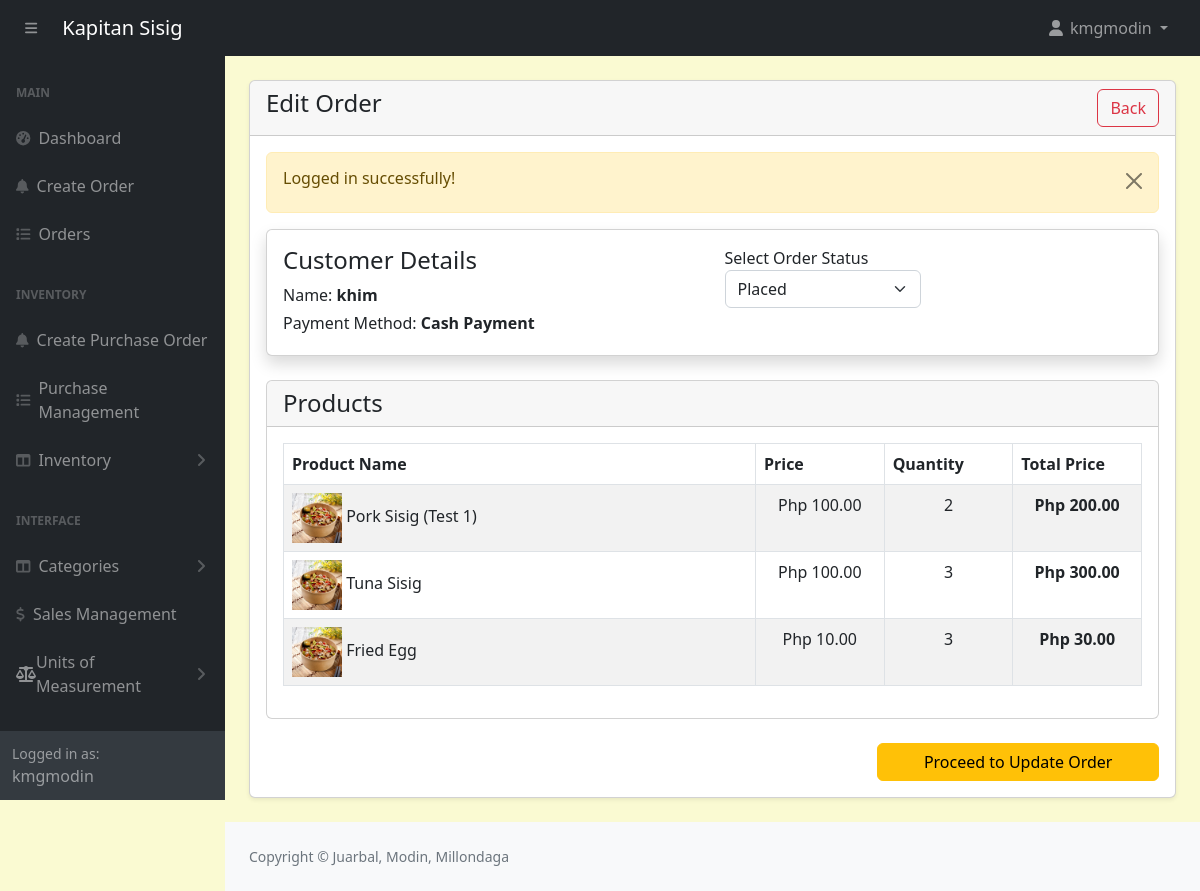
/admin/order-edit.php?track=000011 (signed in), run on the app's committed database.
### tables this page shows
CREATE TABLE `customers` (
  `id` int(11) NOT NULL,
  `name` varchar(566) NOT NULL
);

CREATE TABLE `orders` (
  `id` int(11) NOT NULL,
  `customer_id` int(11) NOT NULL,
  `tracking_no` varchar(100) NOT NULL,
  `invoice_no` varchar(100) NOT NULL,
  `total_amount` varchar(100) NOT NULL,
  `amount_received` decimal(10,2) NOT NULL,
  `change_money` varchar(200) NOT NULL,
  `order_date` datetime DEFAULT NULL,
  `order_status` enum('Placed','Preparing','Completed','Cancelled') NOT NULL DEFAULT 'Placed' COMMENT 'placed, preparing, completed, cancelled',
  `payment_mode` varchar(100) NOT NULL COMMENT 'cash,online',
  `order_placed_by_id` varchar(100) NOT NULL
);

CREATE TABLE `order_items` (
  `id` int(11) NOT NULL,
  `order_id` int(11) NOT NULL,
  `product_id` int(11) NOT NULL,
  `price` varchar(100) NOT NULL,
  `quantity` varchar(100) NOT NULL
);

CREATE TABLE `products` (
  `id` int(11) NOT NULL,
  `category_id` int(11) NOT NULL,
  `productname` varchar(191) NOT NULL,
  `description` varchar(191) NOT NULL,
  `price` decimal(10,2) NOT NULL,
  `image` varchar(255) NOT NULL,
  `created_at` date NOT NULL DEFAULT current_timestamp(),
  `quantity` int(11) NOT NULL
);

### admin/order-edit.php (the view, shortened to what this page needs)
<?php
include('includes/header.php');
?>
<div class="container-fluid px-4 pb-4">
    <div class="card mt-4 shadow-sm">
        <div class="card-header">
            <h4 class="mb-0">Edit Order
                <a href="orders.php" class="btn btn-outline-danger float-end">Back</a>
            </h4>
        </div>
        <div class="card-body">
                <form action="orders-code.php" method="POST" enctype="multipart/form-data">
                <?php
                    $trackingNo = validate($_GET['track']);
                    $query = "SELECT o.id AS order_id, o.customer_id, o.payment_mode, o.order_status
                        FROM orders o
                        WHERE o.tracking_no = '$trackingNo'
                        LIMIT 1";
                    $orders = mysqli_query($conn, $query);
                    $orderData = mysqli_fetch_assoc($orders);
                        ?>
                        <?php
                            if ($orders) {
                                $customerId = $orderData['customer_id'];
                            ?>
                            <?php
                            } else {
                                echo "Order not found with tracking number: " . htmlspecialchars($trackingNo);
                            }
                            $customerQuery = "SELECT name FROM customers WHERE id = '$customerId' LIMIT 1";
                            $customerResult = mysqli_query($conn, $customerQuery);
                            $customerData = mysqli_fetch_assoc($customerResult);
                            ?>
                        <div class="card card-body shadow border-1 mb-4 ">
                            <div class="row">
                                <div class="col-md-6">
                                    <h4>Customer Details</h4>
                                    <label class="mb-1">
                                        Name: <span class="fw-bold"><?= htmlspecialchars($customerData['name'], ENT_QUOTES, 'UTF-8'); ?></span>
                                    </label>
                                    <br/>
                                    <label class="mb-1">
                                        Payment Method: <span class="fw-bold"><?= htmlspecialchars($orderData['payment_mode'], ENT_QUOTES, 'UTF-8'); ?></span>
                                    </label>
                                </div>
                                <div class="col-md-3">
                                    <label>Select Order Status</label>
                                    <select id="order_status" class="form-select" name="order_status">
                                        <option value="Placed" <?= $orderData['order_status'] == 'Placed' ? 'selected' : ''; ?>>Placed</option>
                                    </select>
                                </div>
                            </div>
                        </div>
                </form>
            <?php
            $orderItemQuery = "SELECT oi.quantity as orderItemQuantity, oi.price as orderItemPrice, o.*, oi.*, p.*
            FROM orders as o, order_items as oi, products as p
            WHERE  oi.order_id = o.id AND p.id = oi.product_id AND o.tracking_no='$trackingNo' ";
            $orderItemsRes = mysqli_query($conn, $orderItemQuery);
            if($orderItemsRes): ?>
                <div class="card mt-3">
                    <div class="card-header">
                        <h4 class="mb-0">Products</h4>
                    </div>
                    <div class="card-body">
                        <table class="table table-bordered table-striped">
                            <thead>
                                <tr>
                                    <th>Product Name</th>
                                    <th>Price</th>
                                    <th>Quantity</th>
                                    <th>Total Price</th>
                                </tr>
                            </thead>
                            <tbody>
                                <?php foreach ($orderItemsRes as $item): ?>
                                    <tr>
                                        <td>
                                        <img src="<?= $item['image'] != '' ? '../'.$item['image'] : '../pics/uploads/no-img.jpg'; ?>"
                                            style="width:50px;height:50px;"
                                            alt="Img"/>
                                            <?= $item['productname'];?>
                                        </td>
                                        <td width="15%" class="text-center">
                                            Php <?= number_format($item['orderItemPrice'], 2); ?>
                                        </td>
                                        <td width="15%" class="text-center">
                                            <?= $item['orderItemQuantity']; ?>
                                        </td>
                                        <td width="15%" class="fw-bold text-center">
                                            Php <?= number_format($item['orderItemPrice'] * $item['orderItemQuantity'], 2); ?>
                                        </td>
                                    </tr>
                                <?php endforeach; ?>
                            </tbody>
                        </table>
                        </div>
                        </div>
                        <div>
                            <div class="row d-flex justify-content-end">
                                <div class="col-md-4">
                                    <br/>
                                    <button type="button" class="btn btn-warning w-100 proceedToUpdate">Proceed to Update Order</button>
                                </div>
                            </div>
                        </div>
                    </div>
            <?php else: ?>
                <h5>No items added to the order yet.</h5>
            <?php endif; ?>
    </div>
</div>
<?php include('includes/footer.php'); ?>

### admin/assets/css/custom.css (style rules this page uses)
body { margin: 0; font-family: system-ui, -apple-system, "Segoe UI", Roboto, "Helvetica Neue", "Noto Sans", "Liberation Sans", Arial, sans-serif; font-size: 1rem; font-weight: 400; line-height: 1.5; color: #212529; text-align: left; background-color: #FAFAD2; -webkit-text-size-adjust: 100%; -webkit-tap-highlight-color: rgba(0, 0, 0, 0); }

### data on the page
customers: name "khim"
orders: payment_mode "Cash Payment", order_status "Placed"
order_items: product.productname "Pork Sisig (Test 1)", price "100.00", quantity "2", $item['orderItemPrice'] * $item['orderItemQuantity'] "200.00"
order_items: product.productname "Tuna Sisig", price "100.00", quantity "3", $item['orderItemPrice'] * $item['orderItemQuantity'] "300.00"
order_items: product.productname "Fried Egg", price "10.00", quantity "3", $item['orderItemPrice'] * $item['orderItemQuantity'] "30.00"

### other printed values
$_SESSION['loggedInUser']['username'] "kmgmodin"
$_SESSION['message'] "Logged in successfully!"
